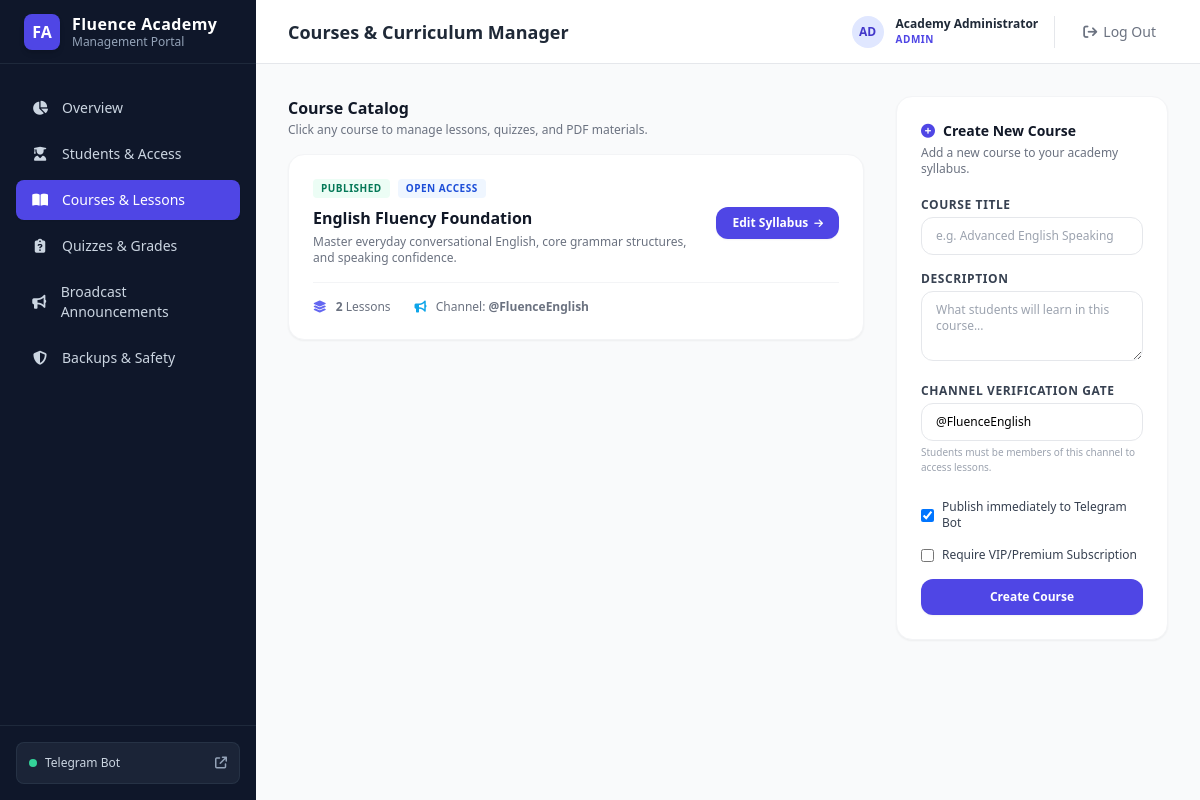
The page /courses (signed in) on the database its author committed.
### app/database/models.py (models this page shows)
class User(Base):
    __tablename__ = "users"
    id = Column(Integer, primary_key=True, index=True)
    telegram_id = Column(BigInteger, unique=True, index=True, nullable=True)
    username = Column(String(100), nullable=True)
    full_name = Column(String(150), nullable=False)
    hashed_password = Column(String(255), nullable=True)  # For Admin/Teacher web login
    role = Column(String(50), default="student", nullable=False)  # 'admin', 'teacher', 'student'
    is_active = Column(Boolean, default=True, nullable=False)
    created_at = Column(DateTime(timezone=True), default=utc_now, nullable=False)
    subscriptions = relationship("Subscription", back_populates="user", cascade="all, delete-orphan")
    enrollments = relationship("Enrollment", back_populates="student", cascade="all, delete-orphan")
    progress = relationship("StudentProgress", back_populates="student", cascade="all, delete-orphan")
    quiz_attempts = relationship("QuizAttempt", back_populates="student", cascade="all, delete-orphan")
    grades = relationship("Grade", back_populates="student", cascade="all, delete-orphan")

class Course(Base):
    __tablename__ = "courses"
    id = Column(Integer, primary_key=True, index=True)
    title = Column(String(200), nullable=False)
    description = Column(Text, nullable=True)
    teacher_id = Column(Integer, ForeignKey("users.id", ondelete="SET NULL"), nullable=True)
    is_published = Column(Boolean, default=False, nullable=False)
    requires_subscription = Column(Boolean, default=False, nullable=False)
    required_telegram_channel = Column(String(100), nullable=True)
    created_at = Column(DateTime(timezone=True), default=utc_now, nullable=False)
    teacher = relationship("User", foreign_keys=[teacher_id])
    lessons = relationship("Lesson", back_populates="course", cascade="all, delete-orphan")
    quizzes = relationship("Quiz", back_populates="course", cascade="all, delete-orphan")
    enrollments = relationship("Enrollment", back_populates="course", cascade="all, delete-orphan")
    grades = relationship("Grade", back_populates="course", cascade="all, delete-orphan")

### app/dashboard/admin_app.py (the view)
@admin_app.get("/courses", response_class=HTMLResponse)
async def courses_list(request: Request, user: User = Depends(require_admin_or_teacher)):
    async with AsyncSessionLocal() as session:
        courses = (await session.execute(select(Course).order_by(desc(Course.created_at)))).scalars().all()
        courses_data = []
        for c in courses:
            count_q = select(func.count(Lesson.id)).where(Lesson.course_id == c.id)
            lesson_count = (await session.execute(count_q)).scalar() or 0
            courses_data.append({"course": c, "lesson_count": lesson_count})
    return templates.TemplateResponse(request=request, name="courses.html", context={
        "user": user,
        "active_page": "courses",
        "courses_data": courses_data
    })

### app/dashboard/templates/courses.html (shortened to what this page needs)
{% extends "base.html" %}
{% block header_title %}Courses & Curriculum Manager{% endblock %}
{% block content %}
<div class="space-y-8 max-w-7xl mx-auto">
    <div class="grid grid-cols-1 lg:grid-cols-3 gap-8">
        <div class="lg:col-span-2 space-y-4">
            <div class="flex items-center justify-between">
                <div>
                    <h3 class="text-base font-bold text-gray-900">Course Catalog</h3>
                    <p class="text-xs text-gray-500 mt-0.5">Click any course to manage lessons, quizzes, and PDF materials.</p>
                </div>
            </div>
            {% for item in courses_data %}
            <div class="bg-white rounded-2xl border border-gray-100 shadow-sm p-6 hover:shadow-md transition">
                <div class="flex flex-col sm:flex-row items-start sm:items-center justify-between gap-4">
                    <div>
                        <div class="flex items-center gap-2">
                            <span class="px-2 py-0.5 rounded text-[10px] font-bold uppercase tracking-wider {% if item.course.is_published %}bg-emerald-50 text-emerald-700{% else %}bg-amber-50 text-amber-700{% endif %}">
                                {{ 'Published' if item.course.is_published else 'Draft' }}
                            </span>
                            {% if item.course.requires_subscription %}
                            <span class="px-2 py-0.5 rounded text-[10px] font-bold uppercase tracking-wider bg-purple-50 text-purple-700">
                                Premium Only
                            </span>
                            {% else %}
                            <span class="px-2 py-0.5 rounded text-[10px] font-bold uppercase tracking-wider bg-blue-50 text-blue-700">
                                Open Access
                            </span>
                            {% endif %}
                        </div>
                        <h4 class="text-base font-bold text-gray-900 mt-2">{{ item.course.title }}</h4>
                        <p class="text-xs text-gray-500 mt-1 max-w-xl">{{ item.course.description or 'No description provided.' }}</p>
                    </div>
                    <a href="/courses/{{ item.course.id }}" class="px-4 py-2 bg-indigo-600 hover:bg-indigo-700 text-white rounded-xl text-xs font-semibold shadow-sm transition flex items-center gap-1.5 flex-shrink-0">
                        <span>Edit Syllabus</span>
                        <i class="fa-solid fa-arrow-right text-[10px]"></i>
                    </a>
                </div>
                <div class="mt-4 pt-4 border-t border-gray-100 flex items-center gap-6 text-xs text-gray-500">
                    <div><i class="fa-solid fa-layer-group text-indigo-500 mr-1.5"></i> <b>{{ item.lesson_count }}</b> Lessons</div>
                    <div><i class="fa-solid fa-bullhorn text-sky-500 mr-1.5"></i> Channel: <b>{{ item.course.required_telegram_channel or 'None' }}</b></div>
                </div>
            </div>
            {% else %}
            <div class="bg-white rounded-2xl border border-gray-100 p-12 text-center text-gray-400 text-xs">
                No courses created yet. Use the form on the right to create your first course!
            </div>
            {% endfor %}
        </div>
        <div id="create" class="bg-white rounded-2xl border border-gray-100 shadow-sm p-6 self-start">
            <h3 class="text-sm font-bold text-gray-900 flex items-center gap-2">
                <i class="fa-solid fa-plus-circle text-indigo-600"></i>
                <span>Create New Course</span>
            </h3>
            <p class="text-xs text-gray-500 mt-1 mb-5">Add a new course to your academy syllabus.</p>
            <form action="/courses/create" method="POST" class="space-y-4">
                <div>
                    <label class="block text-xs font-semibold text-gray-700 uppercase tracking-wider mb-1">Course Title</label>
                    <input type="text" name="title" required placeholder="e.g. Advanced English Speaking"
                        class="w-full px-3.5 py-2.5 rounded-xl border border-gray-200 text-xs focus:outline-none focus:border-indigo-600">
                </div>
                <div>
                    <label class="block text-xs font-semibold text-gray-700 uppercase tracking-wider mb-1">Description</label>
                    <textarea name="description" rows="3" placeholder="What students will learn in this course..."
                        class="w-full px-3.5 py-2.5 rounded-xl border border-gray-200 text-xs focus:outline-none focus:border-indigo-600"></textarea>
                </div>
                <div>
                    <label class="block text-xs font-semibold text-gray-700 uppercase tracking-wider mb-1">Channel Verification Gate</label>
                    <input type="text" name="required_telegram_channel" value="@FluenceEnglish"
                        class="w-full px-3.5 py-2.5 rounded-xl border border-gray-200 text-xs focus:outline-none focus:border-indigo-600">
                    <p class="text-[10px] text-gray-400 mt-1">Students must be members of this channel to access lessons.</p>
                </div>
                <div class="pt-2">
                    <label class="flex items-center gap-2 text-xs text-gray-700 font-medium">
                        <input type="checkbox" name="is_published" checked class="rounded text-indigo-600 focus:ring-0">
                        <span>Publish immediately to Telegram Bot</span>
                    </label>
                </div>
                <div>
                    <label class="flex items-center gap-2 text-xs text-gray-700 font-medium">
                        <input type="checkbox" name="requires_subscription" class="rounded text-indigo-600 focus:ring-0">
                        <span>Require VIP/Premium Subscription</span>
                    </label>
                </div>
                <button type="submit" class="w-full py-2.5 bg-indigo-600 hover:bg-indigo-700 text-white font-semibold text-xs rounded-xl transition shadow-sm">
                    Create Course
                </button>
            </form>
        </div>
    </div>
</div>
{% endblock %}

### app/dashboard/templates/base.html (shortened to what this page needs)
<!DOCTYPE html>
<html lang="en">
<head>
    <script src="https://cdn.tailwindcss.com"></script>
    <link href="https://cdnjs.cloudflare.com/ajax/libs/font-awesome/6.4.0/css/all.min.css" rel="stylesheet">
</head>
<body class="bg-gray-50 flex h-screen overflow-hidden">
    <aside class="w-64 bg-slate-900 text-slate-100 flex flex-col flex-shrink-0 transition-all duration-300">
        <div class="h-16 flex items-center px-6 border-b border-slate-800 gap-3">
            <div class="w-9 h-9 rounded-lg bg-indigo-600 flex items-center justify-center font-bold text-white shadow-md">
                FA
            </div>
            <div>
                <h1 class="font-bold text-base leading-tight tracking-wide text-white">Fluence Academy</h1>
                <p class="text-xs text-slate-400">Management Portal</p>
            </div>
        </div>
        <nav class="flex-1 px-4 py-6 space-y-1.5 overflow-y-auto">
            <a href="/" class="flex items-center gap-3 px-3.5 py-2.5 rounded-lg text-sm font-medium transition-colors {% if active_page == 'dashboard' %}bg-indigo-600 text-white shadow-sm{% else %}text-slate-300 hover:bg-slate-800 hover:text-white{% endif %}">
                <i class="fa-solid fa-chart-pie w-5 text-center"></i>
                <span>Overview</span>
            </a>
            <a href="/students" class="flex items-center gap-3 px-3.5 py-2.5 rounded-lg text-sm font-medium transition-colors {% if active_page == 'students' %}bg-indigo-600 text-white shadow-sm{% else %}text-slate-300 hover:bg-slate-800 hover:text-white{% endif %}">
                <i class="fa-solid fa-user-graduate w-5 text-center"></i>
                <span>Students & Access</span>
            </a>
            <a href="/courses" class="flex items-center gap-3 px-3.5 py-2.5 rounded-lg text-sm font-medium transition-colors {% if active_page == 'courses' %}bg-indigo-600 text-white shadow-sm{% else %}text-slate-300 hover:bg-slate-800 hover:text-white{% endif %}">
                <i class="fa-solid fa-book-open w-5 text-center"></i>
                <span>Courses & Lessons</span>
            </a>
            <a href="/quizzes" class="flex items-center gap-3 px-3.5 py-2.5 rounded-lg text-sm font-medium transition-colors {% if active_page == 'quizzes' %}bg-indigo-600 text-white shadow-sm{% else %}text-slate-300 hover:bg-slate-800 hover:text-white{% endif %}">
                <i class="fa-solid fa-clipboard-question w-5 text-center"></i>
                <span>Quizzes & Grades</span>
            </a>
            <a href="/announcements" class="flex items-center gap-3 px-3.5 py-2.5 rounded-lg text-sm font-medium transition-colors {% if active_page == 'announcements' %}bg-indigo-600 text-white shadow-sm{% else %}text-slate-300 hover:bg-slate-800 hover:text-white{% endif %}">
                <i class="fa-solid fa-bullhorn w-5 text-center"></i>
                <span>Broadcast Announcements</span>
            </a>
            <a href="/backups" class="flex items-center gap-3 px-3.5 py-2.5 rounded-lg text-sm font-medium transition-colors {% if active_page == 'backups' %}bg-indigo-600 text-white shadow-sm{% else %}text-slate-300 hover:bg-slate-800 hover:text-white{% endif %}">
                <i class="fa-solid fa-shield-halved w-5 text-center"></i>
                <span>Backups & Safety</span>
            </a>
        </nav>
        <div class="p-4 border-t border-slate-800">
            <a href="https://t.me/Fluenceacademybot" target="_blank" class="flex items-center justify-between p-3 rounded-lg bg-slate-800/80 hover:bg-slate-800 border border-slate-700/50 text-xs transition">
                <div class="flex items-center gap-2 text-slate-300">
                    <span class="w-2 h-2 rounded-full bg-emerald-400 animate-pulse"></span>
                    <span class="font-medium">Telegram Bot</span>
                </div>
                <i class="fa-solid fa-arrow-up-right-from-square text-slate-400"></i>
            </a>
        </div>
    </aside>
    <div class="flex-1 flex flex-col overflow-hidden">
        <header class="h-16 bg-white border-b border-gray-200 flex items-center justify-between px-8 flex-shrink-0">
            <div class="flex items-center gap-4">
                <h2 class="text-lg font-semibold text-gray-800">{% block header_title %}Dashboard{% endblock %}</h2>
            </div>
            <div class="flex items-center gap-4">
                <div class="flex items-center gap-3 pr-4 border-r border-gray-200">
                    <div class="w-8 h-8 rounded-full bg-indigo-100 text-indigo-700 flex items-center justify-center font-bold text-xs uppercase">
                        {{ user.username[:2] if user else 'AD' }}
                    </div>
                    <div class="text-left">
                        <div class="text-xs font-semibold text-gray-800">{{ user.full_name if user else 'Administrator' }}</div>
                        <div class="text-[10px] uppercase font-bold text-indigo-600 tracking-wider">{{ user.role if user else 'ADMIN' }}</div>
                    </div>
                </div>
                <a href="/logout" class="text-gray-500 hover:text-rose-600 text-sm font-medium transition flex items-center gap-1.5 py-1.5 px-3 rounded-lg hover:bg-rose-50">
                    <i class="fa-solid fa-arrow-right-from-bracket"></i>
                    <span>Log Out</span>
                </a>
            </div>
        </header>
        <main class="flex-1 overflow-y-auto p-8">
            {% block content %}{% endblock %}
        </main>
    </div>
</body>
</html>

### app/dashboard/templates/base.html (style rules this page uses)
body { font-family: system-ui, -apple-system, BlinkMacSystemFont, 'Segoe UI', Roboto, Oxygen, Ubuntu, Cantarell, sans-serif; }

### rows shown on the page
User: username "AD", full_name "Academy Administrator", role "ADMIN"
Course: is_published "PUBLISHED", course "English Fluency Foundation", course "Master everyday conversational English, core grammar structures, and speaking confidence.", course "@FluenceEnglish"

### other values the page prints
{{ item.lesson_count }} "2"
